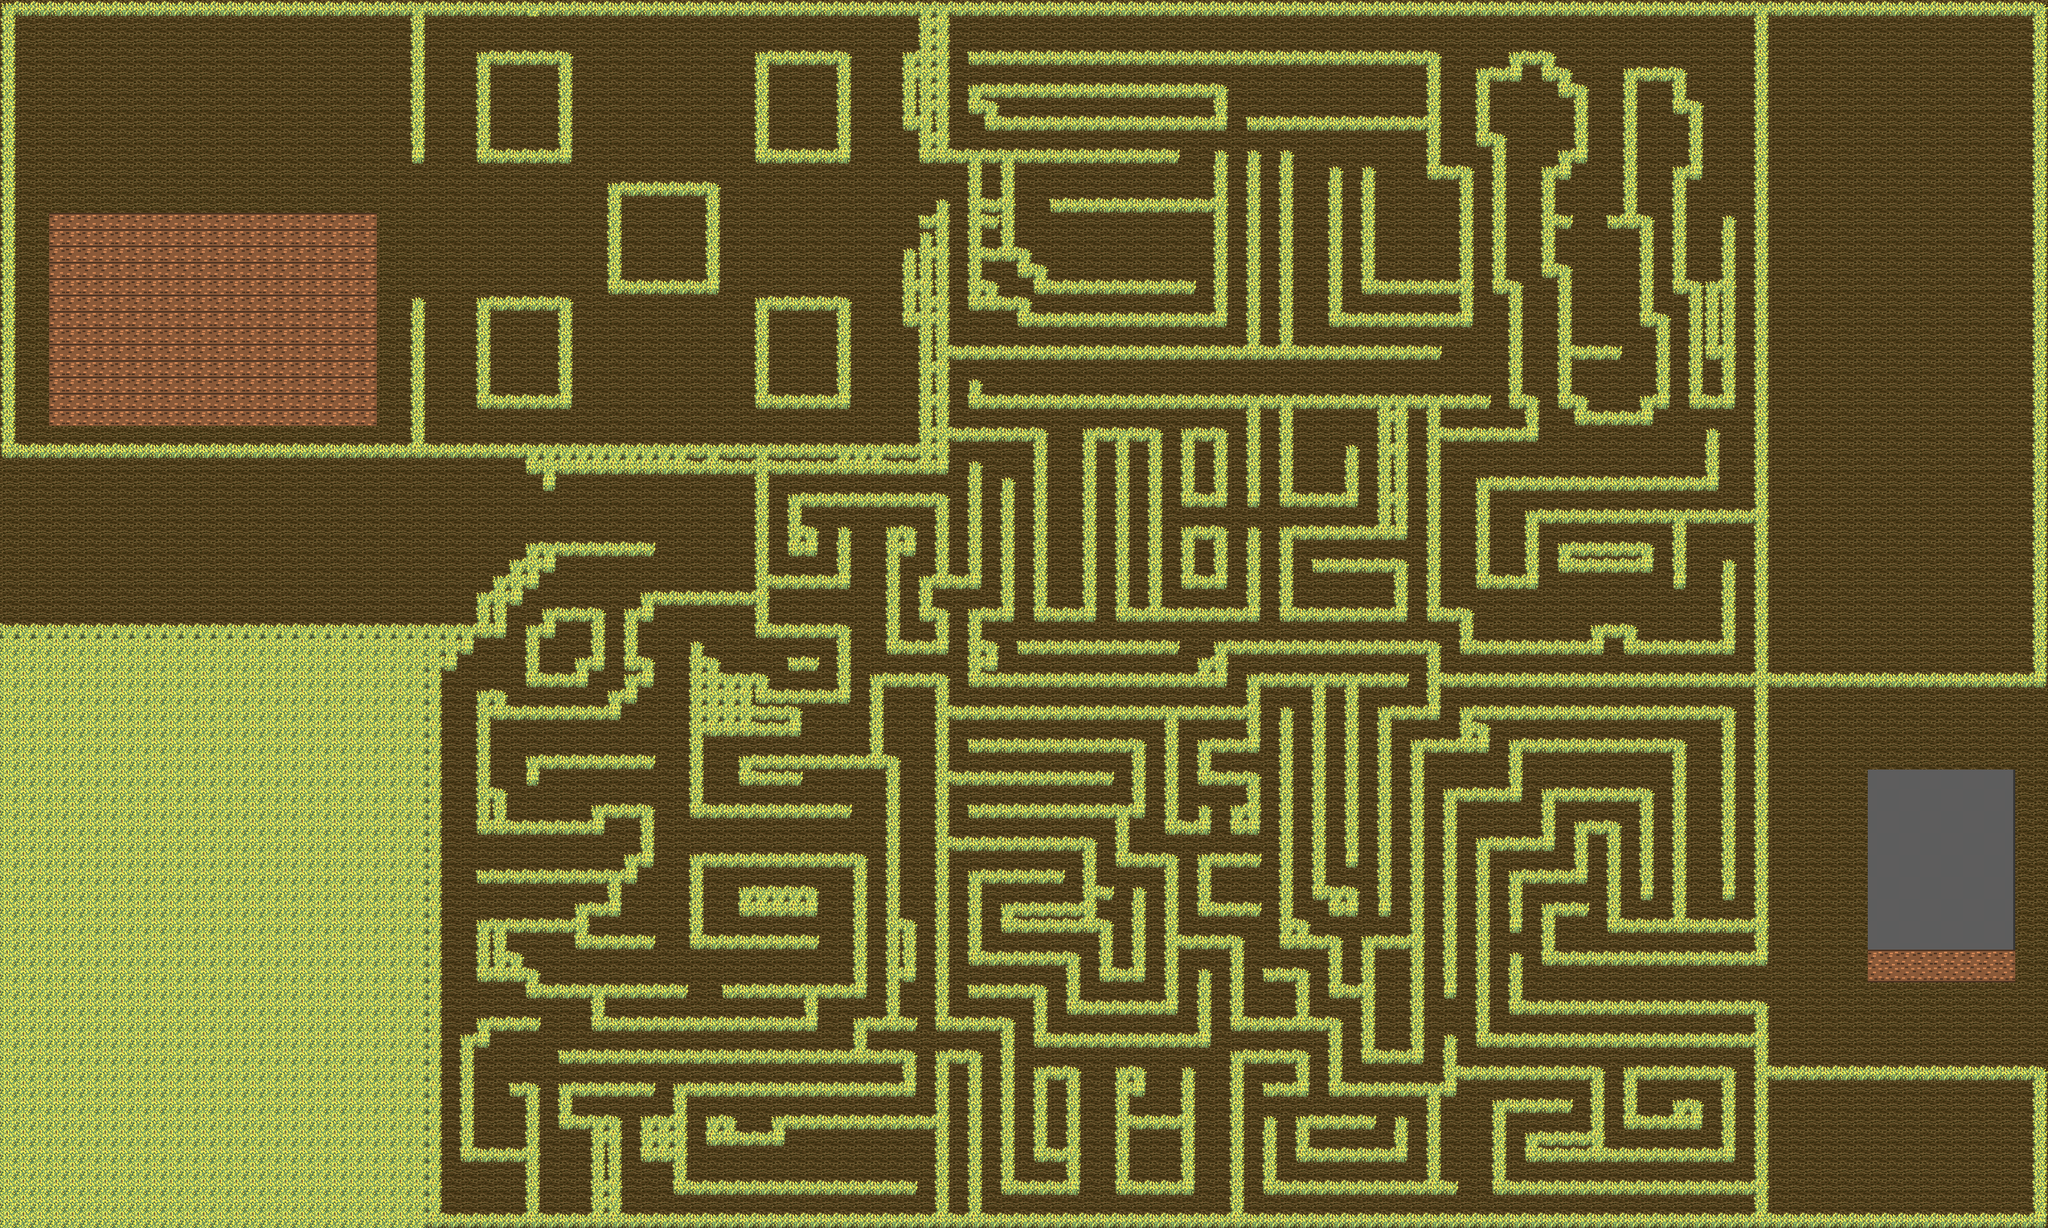

This is a level from a 2D game, rendered from its Tiled map with the project's own tilesets. A one-line summary and the map file follow, with tile-layer data summarised:
An orthogonal 125x75 tile map with 32x32 px tiles, 3 tile layers (Base, CornWalls, Tile Layer 4), 5 tilesets and 1 object (tele).

<map version="1.10" tiledversion="1.11.1" orientation="orthogonal" renderorder="right-down" width="125" height="75" tilewidth="32" tileheight="32" infinite="0" nextlayerid="8" nextobjectid="6">
 <editorsettings>
  <export target="../maps/farm2.lua" format="lua" />
 </editorsettings>
 <tileset firstgid="1" name="Dirt" tilewidth="32" tileheight="32" tilecount="42" columns="3">
  <image source="Dirt.png" width="96" height="448" />
 </tileset>
 <tileset firstgid="43" name="corn" tilewidth="32" tileheight="32" tilecount="1" columns="1">
  <image source="corn.png" width="32" height="32" />
 </tileset>
 <tileset firstgid="44" name="soil" tilewidth="32" tileheight="32" tilecount="1" columns="1">
  <image source="soil.png" width="32" height="32" />
 </tileset>
 <tileset firstgid="45" name="Walls" tilewidth="32" tileheight="32" tilecount="9" columns="3">
  <image source="Walls.png" width="96" height="96" />
 </tileset>
 <tileset firstgid="54" name="CornWalls" tilewidth="32" tileheight="32" tilecount="18" columns="3">
  <image source="cornWall.png" width="96" height="192" />
  <tile id="0">
   <properties>
    <property name="collidable" type="bool" value="true" />
    <property name="wall" type="bool" value="true" />
   </properties>
  </tile>
  <tile id="1">
   <properties>
    <property name="collidable" type="bool" value="true" />
   </properties>
  </tile>
  <tile id="2">
   <properties>
    <property name="collidable" type="bool" value="true" />
   </properties>
  </tile>
  <tile id="3">
   <properties>
    <property name="collidable" type="bool" value="true" />
   </properties>
  </tile>
  <tile id="4">
   <properties>
    <property name="collidable" type="bool" value="true" />
   </properties>
  </tile>
  <tile id="5">
   <properties>
    <property name="collidable" type="bool" value="true" />
   </properties>
  </tile>
  <tile id="6">
   <properties>
    <property name="collidable" type="bool" value="true" />
   </properties>
  </tile>
  <tile id="7">
   <properties>
    <property name="collidable" type="bool" value="true" />
   </properties>
  </tile>
  <tile id="8">
   <properties>
    <property name="collidable" type="bool" value="true" />
   </properties>
  </tile>
  <tile id="9">
   <properties>
    <property name="collidable" type="bool" value="true" />
   </properties>
  </tile>
  <tile id="10">
   <properties>
    <property name="collidable" type="bool" value="true" />
   </properties>
  </tile>
  <tile id="11">
   <properties>
    <property name="collidable" type="bool" value="true" />
   </properties>
  </tile>
  <tile id="12">
   <properties>
    <property name="collidable" type="bool" value="true" />
   </properties>
  </tile>
  <tile id="13">
   <properties>
    <property name="collidable" type="bool" value="true" />
   </properties>
  </tile>
  <tile id="14">
   <properties>
    <property name="collidable" type="bool" value="true" />
   </properties>
  </tile>
  <tile id="15">
   <properties>
    <property name="collidable" type="bool" value="true" />
   </properties>
  </tile>
  <tile id="16" probability="0">
   <properties>
    <property name="collidable" type="bool" value="true" />
    <property name="cornWall" type="bool" value="true" />
    <property name="interactable" type="bool" value="true" />
    <property name="type" value="cross" />
   </properties>
  </tile>
  <tile id="17">
   <properties>
    <property name="collidable" type="bool" value="true" />
   </properties>
  </tile>
  <wangsets>
   <wangset name="CornWalls" type="edge" tile="-1">
    <wangcolor name="corn" color="#ff0000" tile="-1" probability="1" />
    <wangtile tileid="0" wangid="0,0,1,0,0,0,1,0" />
    <wangtile tileid="1" wangid="1,0,0,0,1,0,0,0" />
    <wangtile tileid="2" wangid="1,0,1,0,0,0,0,0" />
    <wangtile tileid="3" wangid="1,0,0,0,0,0,1,0" />
    <wangtile tileid="4" wangid="1,0,1,0,1,0,0,0" />
    <wangtile tileid="5" wangid="1,0,1,0,0,0,1,0" />
    <wangtile tileid="6" wangid="1,0,1,0,1,0,1,0" />
    <wangtile tileid="7" wangid="0,0,0,0,1,0,1,0" />
    <wangtile tileid="8" wangid="0,0,1,0,1,0,0,0" />
    <wangtile tileid="9" wangid="1,0,0,0,1,0,1,0" />
    <wangtile tileid="11" wangid="0,0,1,0,1,0,1,0" />
    <wangtile tileid="12" wangid="0,0,1,0,0,0,0,0" />
    <wangtile tileid="13" wangid="0,0,0,0,0,0,1,0" />
    <wangtile tileid="14" wangid="1,0,0,0,0,0,0,0" />
    <wangtile tileid="15" wangid="0,0,0,0,1,0,0,0" />
    <wangtile tileid="16" wangid="1,0,1,0,1,0,1,0" />
   </wangset>
  </wangsets>
 </tileset>
 <layer id="1" name="Base" width="125" height="75">
  <properties>
   <property name="isAbove" type="bool" value="false" />
   <property name="order" type="int" value="1" />
  </properties>
  <data>[9375 cells, 9375 non-empty, 5 distinct tile ids]</data>
 </layer>
 <layer id="4" name="CornWalls" width="125" height="75">
  <properties>
   <property name="collidable" type="bool" value="true" />
   <property name="isAbove" type="bool" value="false" />
   <property name="order" type="int" value="2" />
  </properties>
  <data>[9375 cells, 3689 non-empty, 16 distinct tile ids]</data>
 </layer>
 <layer id="7" name="Tile Layer 4" width="125" height="75">
  <data>[9375 cells, 260 non-empty, 1 distinct tile ids]</data>
 </layer>
 <objectgroup id="3" name="Interactions">
  <properties>
   <property name="order" type="int" value="3" />
  </properties>
  <object id="1" type="tele" x="-32" y="896" width="32" height="320">
   <properties>
    <property name="class" value="tele" />
    <property name="destMap" value="worldMap" />
    <property name="facing" value="east" />
    <property name="interactable" type="bool" value="true" />
    <property name="name" value="farmInside" />
    <property name="tele" value="farmOutside" />
   </properties>
  </object>
 </objectgroup>
</map>